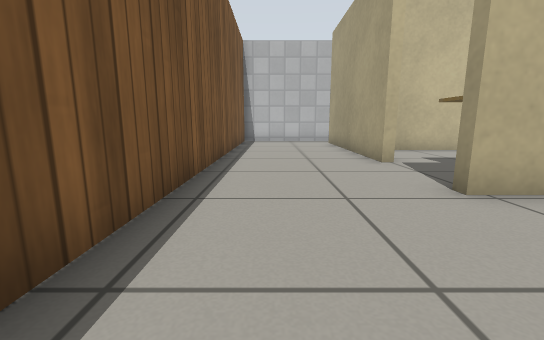
View 1 (above)

13 first-person views from a walk through a robot-simulator world made for Gazebo. The camera is 0.5 m above the floor, tilts 10° down and sees 90° across. The floor is counted in squares, 0.5 m on a side. Each view is taken from the middle of a square. On the plan, view 1 faces up. The plan holds only what a view shows up to about 11 squares ahead; the rest is blank. Gazebo's built-in surfaces are drawn with simple patterns.

View 2
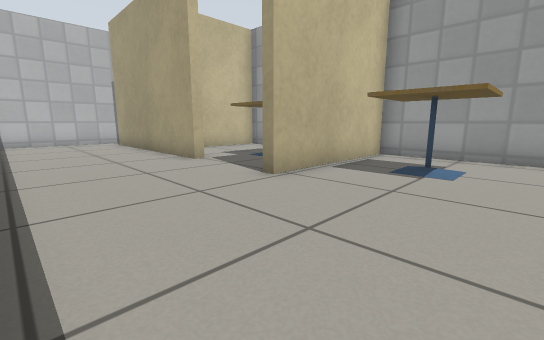

View 3
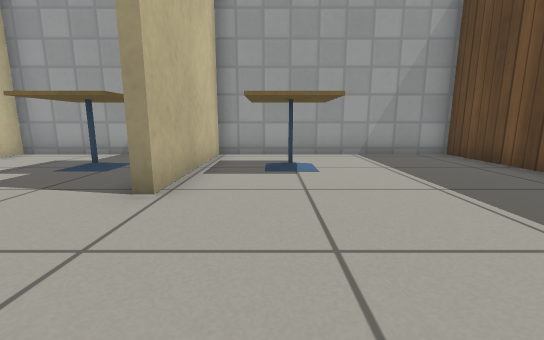

View 4
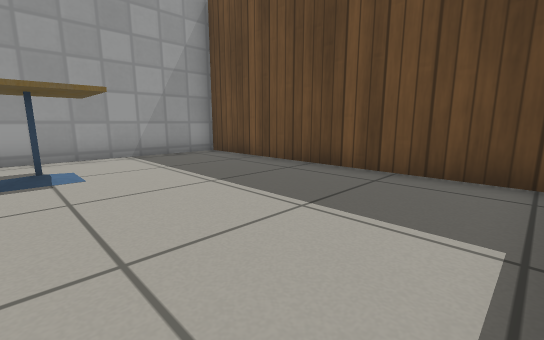

View 5
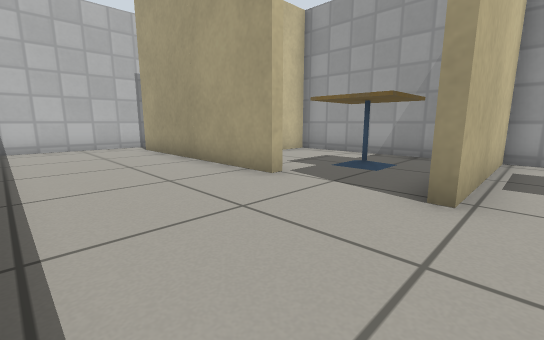

View 6
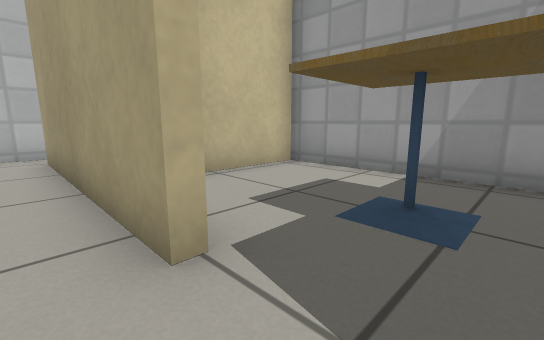

View 7
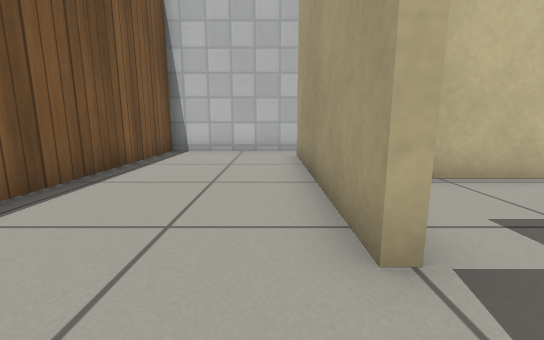

View 8
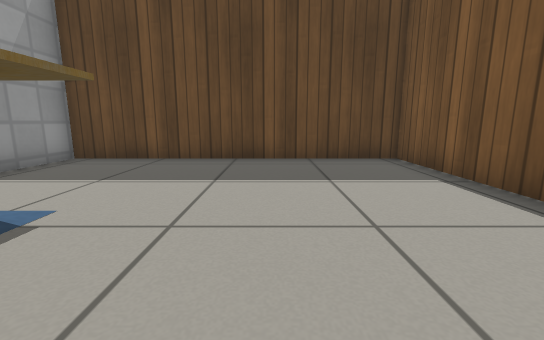

View 9
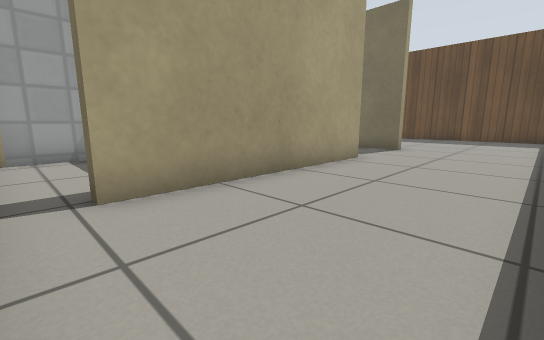

View 10
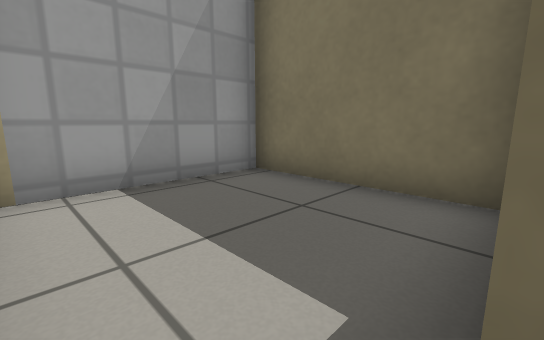

View 11
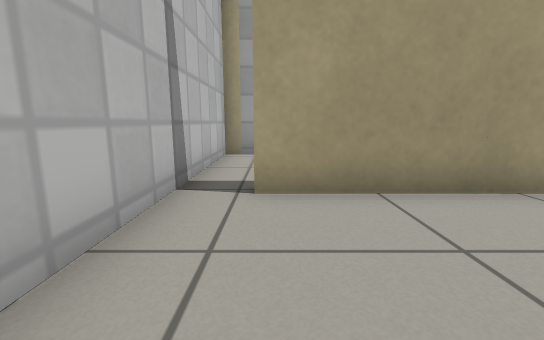

View 12
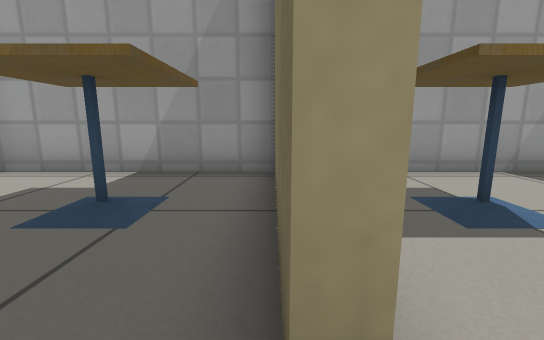

View 13
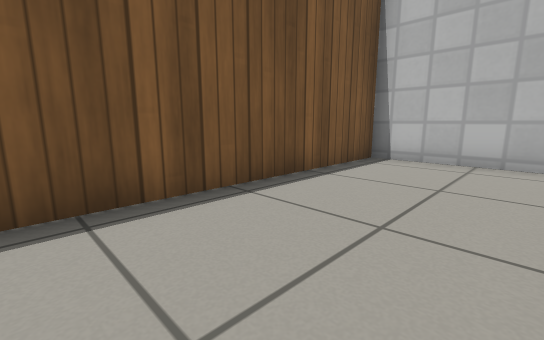

### Floor plan
Ten units are one square. View 1 is at (0, 0); x grows to the right and y downward. Boxes are objects, and circles mark ways between rooms. Rooms are numbered by the first view taken in them; rooms with no view inside come last. Other rooms are left out.
<svg viewBox="-19 -149 98 189">
<path fill="none" stroke="#000" d="M28 -66 28 -132M25 -144 -14 -144 -14 35 74 35 74 -36 26 -36M28 -132 31 -132M32 -100 74 -100 74 -144 25 -144M26 -39 66 -39M74 -39 74 -97 44 -97"/>
<rect x="35" y="-25" width="30" height="20" fill="#bbb"><title>cafe table</title></rect>
<rect x="35" y="-75" width="30" height="30" fill="#bbb"><title>cafe table</title></rect>
<circle cx="30" cy="-140" r="3" fill="#2a7"/>
<circle cx="30" cy="-55" r="3" fill="#2a7"/>
<text x="20" y="-40">1</text>
<text x="50" y="-130">2</text>
<text x="50" y="-70">3</text>
</svg>
Room 1 opens to room 2. Room 1 opens to room 3.

Where each view was taken, in squares from view 1:
view 1: 0 up, 0 right, facing up
view 2: 0 up, 1 left, facing up-right
view 3: 2 up, 1 left, facing right
view 4: 2 up, 1 left, facing down-right
view 5: 3 up, 1 left, facing up-right
view 6: 5 up, 2 right, facing up-right
view 7: 5 up, 2 right, facing up
view 8: 4 up, 2 right, facing down
view 9: 14 up, 1 left, facing down-right
view 10: 14 up, 3 right, facing down-right
view 11: 13 up, 1 left, facing right
view 12: 4 up, 2 right, facing right
view 13: 7 up, 2 right, facing up-left
